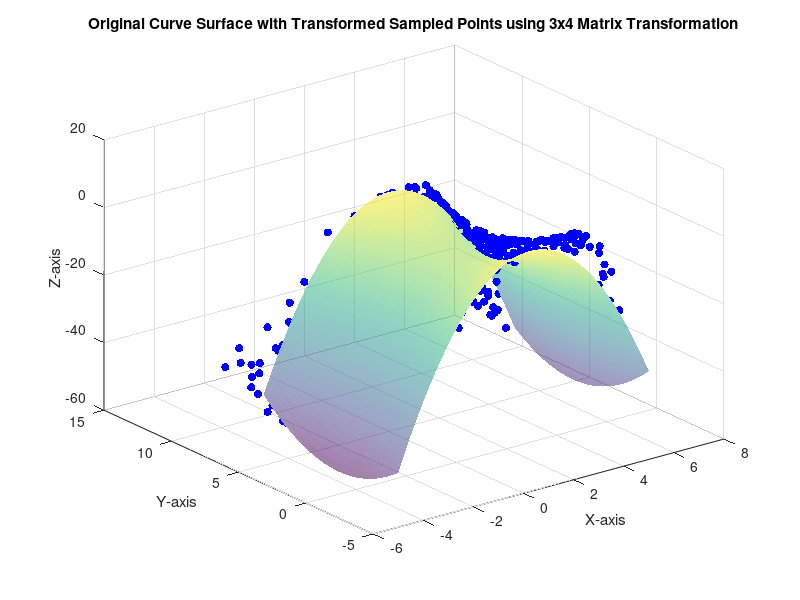

The MATLAB source for this figure: (Note: this script raises an error after producing the figure.)
% Define the coefficients
a = -2;
b = 0.5;
c = -0.1;
d = -0.02;
e = 0.4;
f = 1;

% Define your equation f(x, y)
surfaceF = @(x, y) a * x.^2 + b * x + c * x .* y + d * y + e * y.^2 + f;

% Create a grid of x and y values
x_min = -5;
x_max = 5;
y_min = -5;
y_max = 5;
num_points = 100;
x = linspace(x_min, x_max, num_points);
y = linspace(y_min, y_max, num_points);
[X, Y] = meshgrid(x, y);

% Evaluate the function
Z = surfaceF(X, Y);

% Sample 500 points from the surface
num_samples = 500;
rng('default');  % Reset the random number generator for reproducibility
indices = randperm(numel(X), num_samples);  % Randomly select indices
sampled_x = X(indices);
sampled_y = Y(indices);
sampled_z = Z(indices);



% Define a 3x4 transformation matrix
% Define the rotation angles
theta_x = pi/36; % Example rotation angle for x-axis
theta_y = 0; % Example rotation angle for y-axis
theta_z = pi/24; % Example rotation angle for z-axis

% Define the individual rotation matrices
R_x = [1, 0, 0;
       0, cos(theta_x), -sin(theta_x);
       0, sin(theta_x), cos(theta_x)];

R_y = [cos(theta_y), 0, sin(theta_y);
       0, 1, 0;
       -sin(theta_y), 0, cos(theta_y)];

R_z = [cos(theta_z), -sin(theta_z), 0;
       sin(theta_z), cos(theta_z), 0;
       0, 0, 1];

% Combine the rotation matrices
R = R_x * R_y * R_z;
translation = [2; 3; -4]; % Translation vector

T = [R, translation];
% Display the rotation matrix
disp('Rotation Matrix R:');
disp(R);

% Apply the transformation to the sampled points
homogeneous_coords = [sampled_x(:)'; sampled_y(:)'; sampled_z(:)'; ones(1, numel(sampled_x))];
transformed_data_homogeneous = T * homogeneous_coords;
disp(T)
disp(homogeneous_coords)

% Convert back from homogeneous to Cartesian coordinates
transformed_data = transformed_data_homogeneous(1:3, :)';

% Extract transformed x, y, and z coordinates
transformed_x = transformed_data(:, 1);
transformed_y = transformed_data(:, 2);
transformed_z = transformed_data(:, 3);

% Save the transformed data to a .txt file
filename_transformed = 'transformed_data.txt';
dlmwrite(filename_transformed, transformed_data, 'delimiter', ' ');

disp(['Transformed data saved to ' filename_transformed]);

% Create a 3D plot of the original curve surface
figure;
surf(X, Y, Z, 'FaceAlpha', 0.5, 'EdgeAlpha', 0.2); % Original surface

hold on;

% Plot the transformed sampled points as blue dots
scatter3(transformed_x, transformed_y, transformed_z, 'b', 'filled'); % Transformed points

xlabel('X-axis');
ylabel('Y-axis');
zlabel('Z-axis');
title('Original Curve Surface with Transformed Sampled Points using 3x4 Matrix Transformation');
hold off;

% 
% Initial guess for the coefficients
initial_guess = [0,0,0,0,0,0]; 

% Combine the x, y, and z data into matrices
xdata = [transformed_x, transformed_y, transformed_z];
zdata = transformed_z;
% %
% Use lsqcurvefit to fit the surface equation to the data
opts = optimset('Display', 'off');  % Turn off display
fitted_params = lsqcurvefit(@transformed_z, initial_guess, xdata, zdata);
 
% Display the fitted parameters
disp('Fitted parameters:');
disp(fitted_params);




% check the result of fitted_params


% Create a 3D plot of the original curve surface
figure;
surf(X, Y, Z, 'FaceAlpha', 0.5, 'EdgeAlpha', 0.2); % Original surface

hold on;

fitted_points = transform_function(fitted_params, transformed_data);

fitted_x = fitted_points(:,1);
fitted_y = fitted_points(:,2);
fitted_z = fitted_points(:,3);

% Plot the transformed sampled points as blue dots
scatter3(fitted_x, fitted_y, fitted_z, 'r', 'filled'); % Transformed points

xlabel('X-axis');
ylabel('Y-axis');
zlabel('Z-axis');
title('Original Curve Surface with Transformed Sampled Points using 3x4 Matrix Transformation');
hold off;
